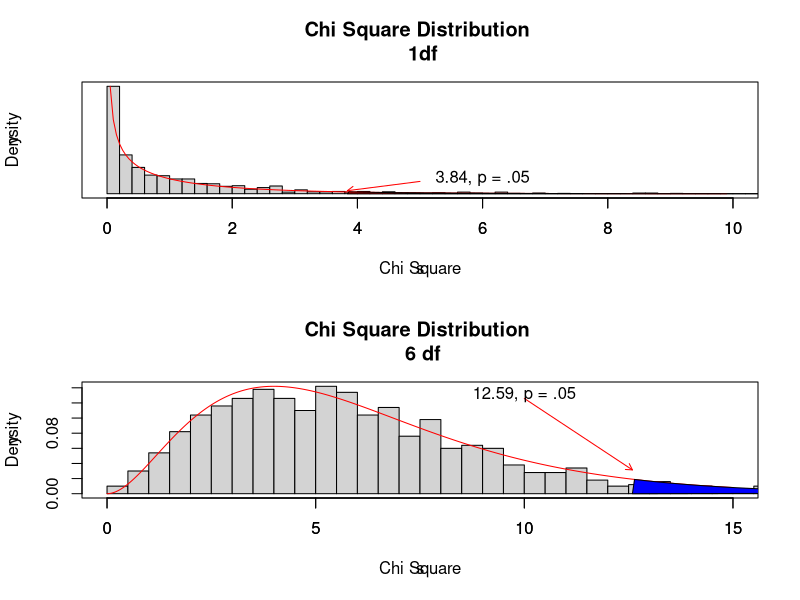

This chart was generated by the following R code:
# Chisq distribution by resampling

par(mfrow = c(2,1))
nreps <- 1000
y <- numeric(250)                                   
result <- numeric(nreps)
for (i in 1:nreps) {
  x <- runif(825,0,1)      # Create a contingency table with about 35% of observations
                           # in row 1 and 8% in column 1. Total sample size = 825.
                           # Rows and columns are independent, so H0 = true.
                           # Then calculate chi-square and repreat nreps times.
  row <- factor(ifelse(x < 0.3442,1,2))
  xx <- runif(825,0,1)
  column <- factor(ifelse(xx < .08,1,2)  )
  table <- table(row,column)
  result[i] <- chisq.test(table, correct = F)$statistic                             
  } 
  ########### 

hist(result, xlim = c(0,10), ylab = "Density",  xlab = "Chi Square",
    main = "Chi Square Distribution \n 1df", yaxt = "n",   probability = T, breaks = 50)

par(new = T) 
  s <- seq(0, 9.9, by = .05)
  y <- dchisq(s,df = 1, ncp = 0)
  # Now overlay chi-square distribution for 1 df
plot(s,y, "l", xlim = c(0,10),  yaxt = "n", col = "red")

arrows(5,.2,3.84,1-pchisq(3.84,1), length = .07, col = "red")
text(6,.25,"3.84, p = .05")
result <- sort(result)
polygon(c(result[result>=3.84],3.84),c(dchisq(result[result >= 3.84],1),0), col = "red")

#--------------------------------------------------------------

# Now repeat the whole thing with a 3 X 4 table
nreps = 1000
result2 <- numeric(nreps) 
pr <- numeric(3); pc <- numeric(4)       # Row and Column probabilities
pr <- c(.2, .3, .5)
pc <- c(.1, .4, .3, .2)
 ### Remove # on next 2 lines to enter your own p values
#print("Enter 3 probabilities summing to 1.00 for rows"); pr = scan(nmax = 3)
#print("Enter 4 probabilities summing to 1.00 for columns"); pc = scan(nmax = 4)
                        
for (i in 1:nreps) {
  x <- runif(825,0,1)      # Create a contingency table with about pr[1]% of observations
                           # in row 1, etc. and rc[1]% in column 1. Total sample size = 825.
                           # Rows and columns are independent, so H0 = true.
  x[x <= pr[1]] <- 1
  x[x <= sum(pr[1]+pr[2])] <- 2
  x[x <1] <- 3                                 
  
  y <- runif(825,0,1)
  y[y <= pc[1]] <- 1
  y[y <= sum(pc[1],pc[2])] <- 2
  y[y <= sum(pc[1],pc[2],pc[3])] <- 3
  y[y < 1] <- 4
  table <- table(x,y) 

  result2[i] <- chisq.test(table, correct = F)$statistic                             
  } 
  ########### 

hist(result2, xlim = c(0,15), ylab = "Density",  xlab = "Chi Square",
    main = "Chi Square Distribution \n 6 df",    probability = T, breaks = 50)

par(new = T) 
  s <- seq(0, 15, by = .01)
  y <- dchisq(s,df = 6, ncp = 0)
  # Now overlay chi-square distribution for 1 df
plot(s,y, "l", xlim = c(0,15),  yaxt = "n", col = "red")

arrows(10,.12,12.59,.03, length = .07, col = "red")
text(10,.125,"12.59, p = .05")
result2 <- sort(result2)
polygon(c(result2[result2>=12.59],12.59),c(dchisq(result2[result2 >= 12.59],6),0), col = "blue")
